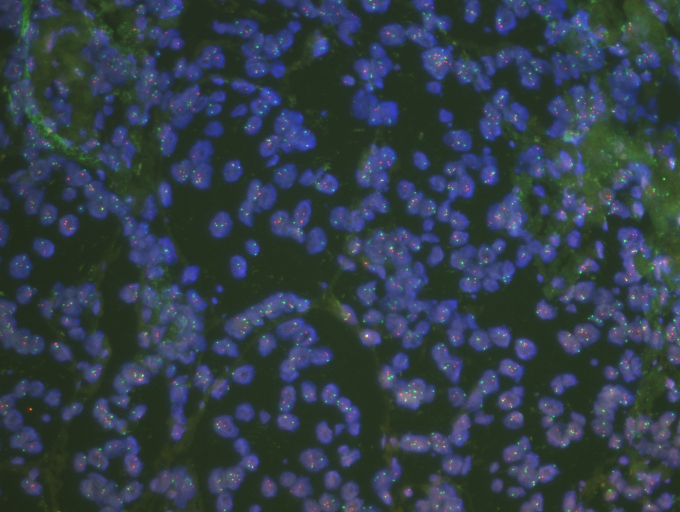
#> input picture src/libs/algorithms/FISH_deployment/check_sanity/2022-8-2_202227312-1_01.jpg, 1360 x 1024 px (shown at 1/2 size)
$ python -i seg_tissue_area.py   (imports and definitions only)
#> lines starting #> are read from the running program, lines starting #| are printed output that depends on the picture; after the words box and inside, x2 and y2 are one past the last pixel; in counts of white or black regions, pixels touching at a corner belong together
#!/usr/bin/env python
# -*- coding: utf-8 -*-
# @Time    : 2022/1/12 22:53
# @Author  : Can Cui
# @File    : seg_tissue_area.py
# @Software: PyCharm
# @Comment:

import cv2
import numpy as np

def sort_edge(image):
    # gray = cv2.cvtColor(image, cv2.COLOR_BGR2GRAY)
    ret, binary = cv2.threshold(image, 127, 255, cv2.THRESH_BINARY)
    contours = cv2.findContours(binary, cv2.RETR_TREE, cv2.CHAIN_APPROX_SIMPLE)
    return contours[0],binary

def auto_threshold(image):
    img = cv2.cvtColor(image, cv2.COLOR_RGB2GRAY)
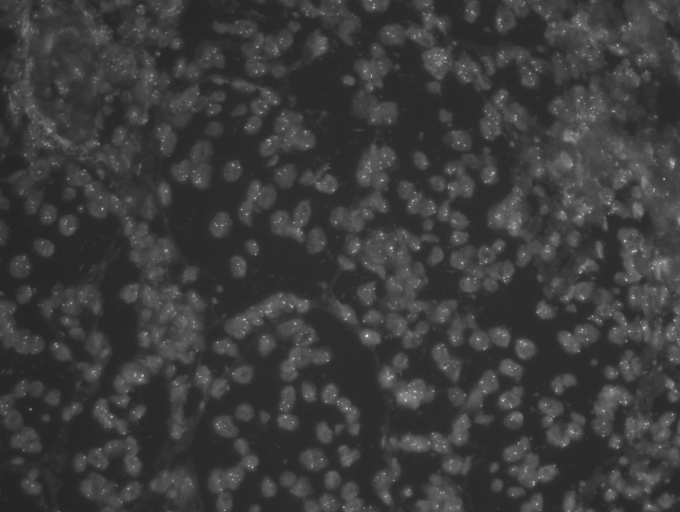
#> img: shape (1024, 1360) (shown at 1/2 size); min 35, max 247, mean 59.9
    img[np.where(img == 0)] = 255
    img = cv2.medianBlur(img, 5)
    th2_ori = cv2.adaptiveThreshold(img, 255, cv2.ADAPTIVE_THRESH_MEAN_C, cv2.THRESH_BINARY, 11, 2)
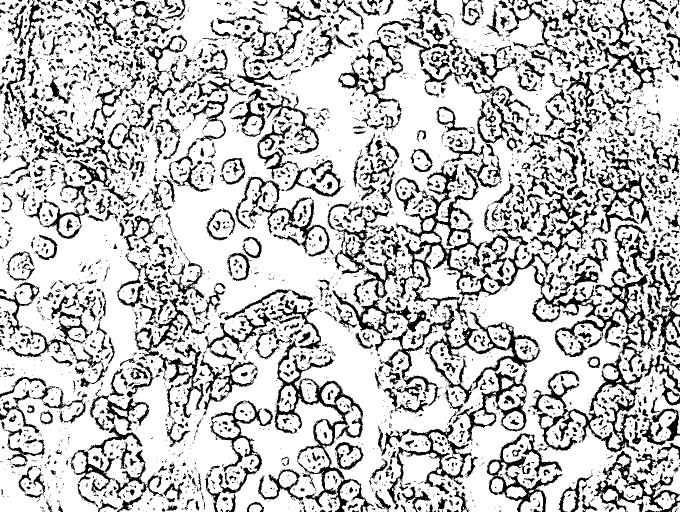
#> th2_ori: shape (1024, 1360) (shown at 1/2 size); 76.9% white; 4945 black regions (3598 under 20 px), largest, box (x1, y1, x2, y2) and area: (791, 317, 1198, 624) 16406, (549, 677, 747, 1024) 9567, (1109, 449, 1360, 714) 8699
    th2 = 255 - th2_ori
    #cv2.imwrite('D:\znbl3_1020/th_1.png', th2)
    kernel_2 = np.ones((10, 10), np.uint8)
    th2 = cv2.dilate(th2, kernel_2)
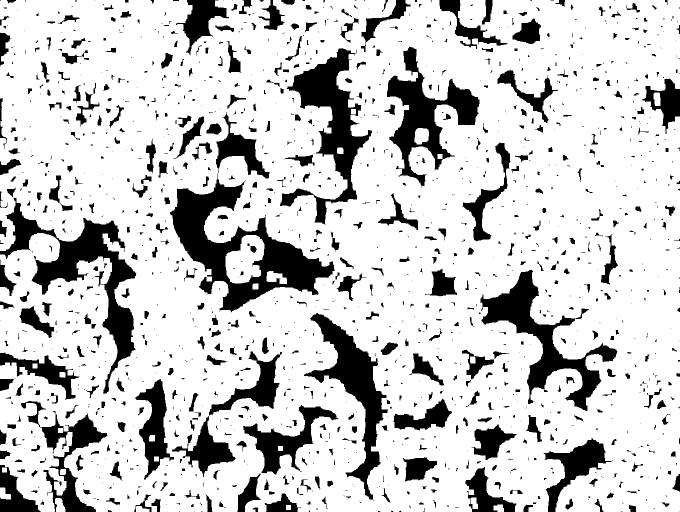
#> th2: shape (1024, 1360) (shown at 1/2 size); 80% white; 1420 black regions (818 under 20 px), largest, box (x1, y1, x2, y2) and area: (340, 347, 669, 625) 29244, (0, 395, 273, 787) 22075, (560, 96, 744, 450) 18931
    #cv2.imwrite('D:\znbl3_1020/th_2.png', th2)
    k = 30
    print(f'Img:{img.shape}')
#| Img:(1024, 1360)
    hh,ww = img.shape
#> hh = 1024; ww = 1360
    if hh < 3000 and ww < 3000:
        k = 10
    kernel = np.ones((k, k), np.uint8)  # 设置小
    th2 = cv2.erode(th2, kernel)  # 做一个连tong
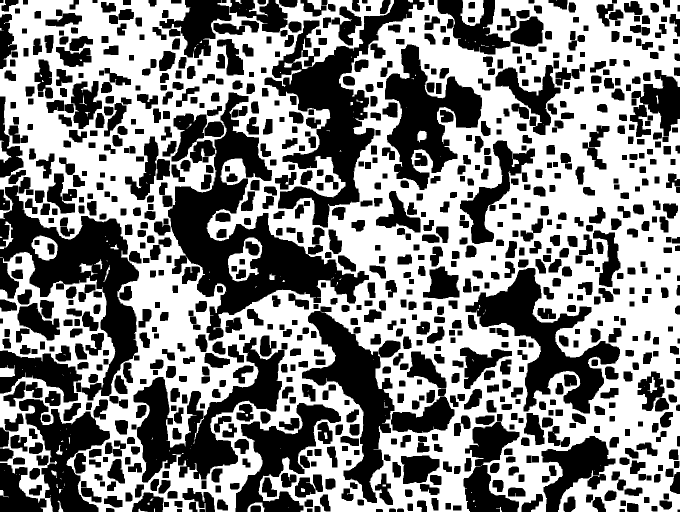
#> th2: shape (1024, 1360) (shown at 1/2 size); 51.7% white; 928 black regions, largest, box (x1, y1, x2, y2) and area: (336, 185, 738, 681) 53190, (529, 0, 849, 455) 38794, (0, 371, 279, 801) 38155
    th2 = cv2.medianBlur(th2, 51)
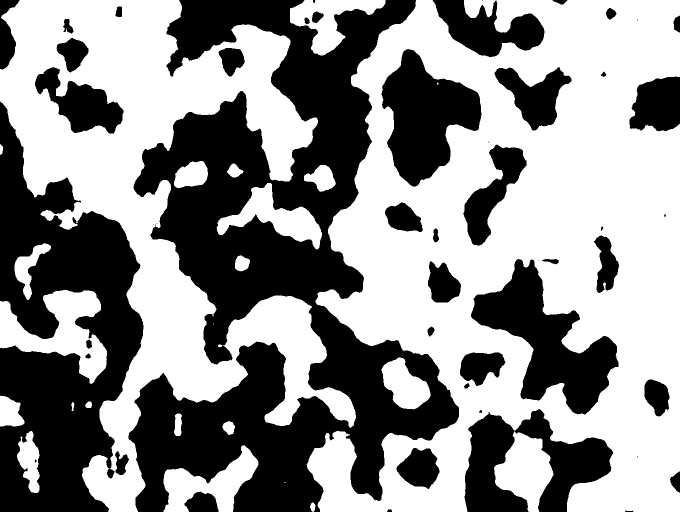
#> th2: shape (1024, 1360) (shown at 1/2 size); 56.2% white; 52 black regions (11 under 20 px)
    contours,binary = sort_edge(th2)
#> in sort_edge, `contours = cv2.findContours(binary, cv2.RETR_TREE, cv2.CHAIN_APPROX_SI..`: contours = 62 contours, 11 with area under 20; largest, box (x1, y1, x2, y2) and area: (613, 0, 1360, 1024) 564439, (0, 0, 712, 1024) 257450, (941, 517, 1238, 830) 37508, (762, 97, 964, 374) 31430, (0, 579, 214, 768) 17946
    return contours,binary

def gamma(img, c, v):
    lut = np.zeros(256, dtype=np.float32)
    for i in range(256):
        lut[i] = c * i ** v
    output_img = cv2.LUT(img, lut)
    output_img = np.uint8(output_img + 0.5)  # 这句一定要加上
    return output_img

def find_tissue_countours(slide,scale):
    try:
        scale = scale
        print(f'Scale:{scale}')
        img = slide.read((0,0), (slide.width, slide.height), scale=scale)
        print(f'image:{img.shape}')
        out = gamma(img, 0.00000005, 4.0)
        contours,binary = auto_threshold(out)
        new_contours = [binary]
        #new_contours = [cnt*scale for cnt in new_contours]
        new_contours = binary * scale
        flg = True
    except Exception as e:
        print('countours error')
        print(e)
        new_contours = None
        flg = False
    return new_contours,flg


# [7 lines of commented-out code are left out]

>>> import cv2
>>> picture = cv2.cvtColor(cv2.imread('../FISH_deployment/check_sanity/2022-8-2_202227312-1_01.jpg'), cv2.COLOR_BGR2RGB)
>>> result = auto_threshold(picture)
